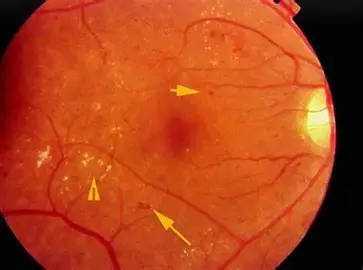
#> input picture images/tet.webp, 363 x 270 px
$ python -i data_preprocessing.py   (imports and definitions only)
#> lines starting #> are read from the running program, lines starting #| are printed output that depends on the picture; after the words box and inside, x2 and y2 are one past the last pixel; in counts of white or black regions, pixels touching at a corner belong together
import cv2
import numpy as np
import torch
from PIL import Image, ImageEnhance, ImageFilter
import matplotlib.pyplot as plt

class RetinalImagePreprocessor:
    """
    Advanced preprocessing for retinal images based on medical image analysis best practices
    Implements techniques from research papers achieving high accuracy in DR classification
    """

    def __init__(self, image_size=224):
        self.image_size = image_size

    def remove_black_background(self, image):
        """Remove black background and crop to retina region"""
        # Convert PIL to numpy if needed
        if isinstance(image, Image.Image):
            img_array = np.array(image)
        else:
            img_array = image

        # Create mask for non-black pixels
        mask = np.any(img_array > 30, axis=2) if len(img_array.shape) == 3 else img_array > 30
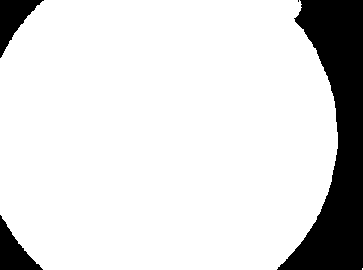
#> mask: shape (270, 363) bool; 85.7% white; 4 black regions (1 under 20 px), largest, box (x1, y1, x2, y2) and area: (277, 0, 363, 270) 11761, (0, 0, 44, 58) 1127, (0, 215, 43, 270) 1086

        # Find bounding box of non-black region
        coords = np.argwhere(mask)
#> coords = 84034 pairs, first value 0 to 269, second value 0 to 362
        if len(coords) == 0:
            return image  # Return original if no non-black pixels found

        y_min, x_min = coords.min(axis=0)
#> y_min = 0; x_min = 0
        y_max, x_max = coords.max(axis=0)
#> y_max = 269; x_max = 362

        # Add small padding
        padding = 10
        y_min = max(0, y_min - padding)
        x_min = max(0, x_min - padding)
        y_max = min(img_array.shape[0], y_max + padding)
#> y_max = 270
        x_max = min(img_array.shape[1], x_max + padding)
#> x_max = 363

        # Crop to bounding box
        cropped = img_array[y_min:y_max, x_min:x_max]

        return Image.fromarray(cropped) if isinstance(image, Image.Image) else cropped

    def ben_graham_preprocessing(self, image, sigma=30):
        """
        Ben Graham's preprocessing method for retinal images
        Subtracts local average color and clips intensities
        """
#> called with sigma = 30
        if isinstance(image, Image.Image):
            img_array = np.array(image).astype(np.float32)
        else:
            img_array = image.astype(np.float32)

        # Apply Gaussian blur to get local average
        blurred = cv2.GaussianBlur(img_array, (0, 0), sigma)
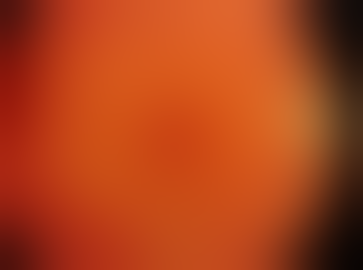
#> blurred: shape (270, 363, 3) float32; mean R, G, B 174.2, 66.8, 26.3

        # Subtract local average and add 50% gray
        processed = img_array - blurred + 128
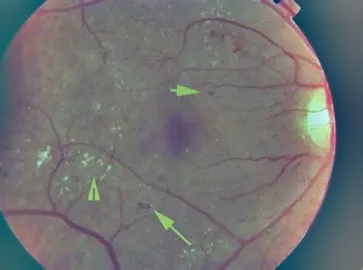
#> processed: shape (270, 363, 3) float32; mean R, G, B 127.8, 127.9, 128; drawn with min black and max white

        # Clip values to valid range
        processed = np.clip(processed, 0, 255)
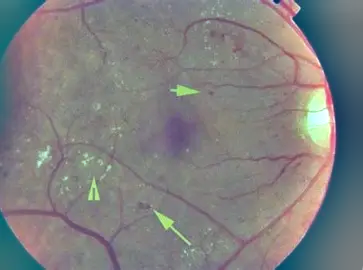
#> processed: shape (270, 363, 3) float32; mean R, G, B 127.8, 127.8, 128

        return Image.fromarray(processed.astype(np.uint8)) if isinstance(image, Image.Image) else processed.astype(np.uint8)
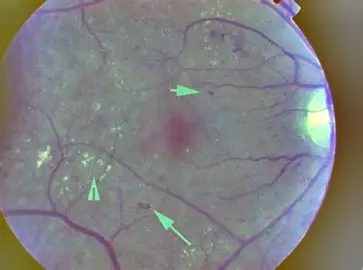
#> returned value: shape (270, 363, 3); mean of channels 0, 1, 2 127.3, 127.3, 127.5; drawn as B, G, R

    def clahe_enhancement(self, image, clip_limit=2.0, tile_grid_size=(8, 8)):
        """Apply Contrast Limited Adaptive Histogram Equalization"""
#> called with clip_limit = 2, tile_grid_size = (8, 8)
        if isinstance(image, Image.Image):
            img_array = np.array(image)
        else:
            img_array = image

        # Convert to LAB color space
        lab = cv2.cvtColor(img_array, cv2.COLOR_RGB2LAB)
#> lab: shape (270, 363, 3); mean of channels 0, 1, 2 136.2, 128.6, 128

        # Apply CLAHE to L channel
        clahe = cv2.createCLAHE(clipLimit=clip_limit, tileGridSize=tile_grid_size)
        lab[:, :, 0] = clahe.apply(lab[:, :, 0])
#> lab: shape (270, 363, 3); mean of channels 0, 1, 2 138.1, 128.6, 128

        # Convert back to RGB
        enhanced = cv2.cvtColor(lab, cv2.COLOR_LAB2RGB)
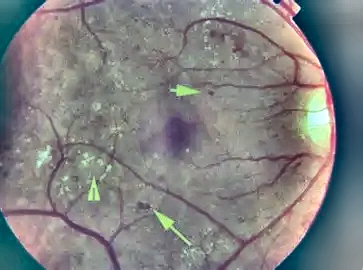
#> enhanced: shape (270, 363, 3); mean R, G, B 129.3, 129.7, 129.7

        return Image.fromarray(enhanced) if isinstance(image, Image.Image) else enhanced

    def normalize_illumination(self, image):
        """Normalize illumination using morphological operations"""
        if isinstance(image, Image.Image):
            img_array = np.array(image)
        else:
            img_array = image

        # Convert to grayscale for processing
        gray = cv2.cvtColor(img_array, cv2.COLOR_RGB2GRAY)

        # Create morphological kernel
        kernel = cv2.getStructuringElement(cv2.MORPH_ELLIPSE, (100, 100))

        # Apply morphological opening (erosion + dilation)
        background = cv2.morphologyEx(gray, cv2.MORPH_OPEN, kernel)

        # Normalize each channel
        normalized = np.zeros_like(img_array)
        for i in range(3):
            channel = img_array[:, :, i].astype(np.float32)
            # Avoid division by zero
            background_safe = np.where(background == 0, 1, background).astype(np.float32)
            normalized[:, :, i] = np.clip((channel / background_safe) * 128, 0, 255)

        return Image.fromarray(normalized.astype(np.uint8)) if isinstance(image, Image.Image) else normalized.astype(np.uint8)

    def preprocess_pipeline(self, image, apply_ben_graham=True, apply_clahe=True,
                          apply_illumination_norm=False):
        """Complete preprocessing pipeline"""

        # Step 1: Remove black background and crop
        processed = self.remove_black_background(image)

        # Step 2: Apply Ben Graham preprocessing if specified
        if apply_ben_graham:
            processed = self.ben_graham_preprocessing(processed)

        # Step 3: Apply CLAHE enhancement if specified
        if apply_clahe:
            processed = self.clahe_enhancement(processed)

        # Step 4: Apply illumination normalization if specified
        if apply_illumination_norm:
            processed = self.normalize_illumination(processed)

        # Step 5: Resize to target size
        if isinstance(processed, Image.Image):
            processed = processed.resize((self.image_size, self.image_size), Image.Resampling.LANCZOS)
        else:
            processed = cv2.resize(processed, (self.image_size, self.image_size))
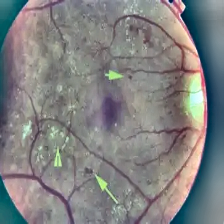
#> processed: shape (224, 224, 3); mean R, G, B 129.2, 129.6, 129.6
            processed = Image.fromarray(processed)

        return processed

>>> import cv2
>>> picture = cv2.cvtColor(cv2.imread('../../images/tet.webp'), cv2.COLOR_BGR2RGB)
>>> result = RetinalImagePreprocessor().preprocess_pipeline(picture)

$ run again, on images/no_dr.png
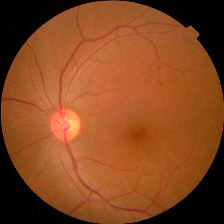
#> input picture images/no_dr.png, 224 x 224 px
#> in remove_black_background, `mask = np.any(img_array > 30, axis=2) if len(img_array.shape) == 3 els..`:
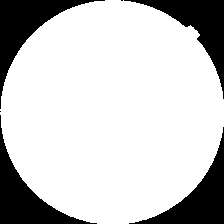
#> mask: shape (224, 224) bool; 78.9% white; 6 black regions (2 under 20 px), largest, box (x1, y1, x2, y2) and area: (0, 0, 105, 109) 2758, (0, 115, 97, 224) 2677, (129, 127, 224, 224) 2583, (124, 0, 224, 99) 2576
#> coords = 39579 pairs, first value 0 to 223, second value 0 to 223
#> y_min = 0
#> in remove_black_background, `y_max, x_max = coords.max(axis=0)`: y_max = 223
#> in remove_black_background, `y_max = min(img_array.shape[0], y_max + padding)`: y_max = 224
#> in clahe_enhancement, `enhanced = cv2.cvtColor(lab, cv2.COLOR_LAB2RGB)`:
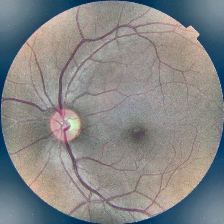
#> enhanced: shape (224, 224, 3); mean R, G, B 134.2, 134.6, 134.7

$ run again, on images/severe_Dr2.png
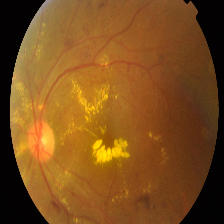
#> input picture images/severe_Dr2.png, 224 x 224 px
#> in remove_black_background, `mask = np.any(img_array > 30, axis=2) if len(img_array.shape) == 3 els..`:
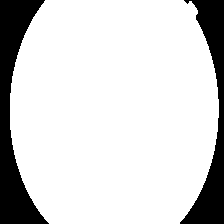
#> mask: shape (224, 224) bool; 83.3% white; 2 black regions, box (x1, y1, x2, y2) and area: (0, 0, 49, 224) 4734, (180, 0, 224, 224) 3655
#> coords = 41787 pairs, first value 0 to 223, second value 10 to 218
#> in remove_black_background, `y_min, x_min = coords.min(axis=0)`: y_min = 0; x_min = 10
#> in remove_black_background, `y_max, x_max = coords.max(axis=0)`: y_max = 223; x_max = 218
#> in remove_black_background, `x_min = max(0, x_min - padding)`: x_min = 0
#> in remove_black_background, `y_max = min(img_array.shape[0], y_max + padding)`: y_max = 224
#> in clahe_enhancement, `enhanced = cv2.cvtColor(lab, cv2.COLOR_LAB2RGB)`:
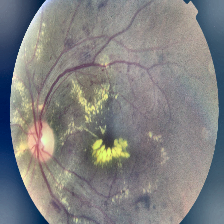
#> enhanced: shape (224, 224, 3); mean R, G, B 129.3, 129.4, 129.5

$ run again, on images/severe_dr.png
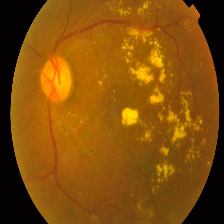
#> input picture images/severe_dr.png, 224 x 224 px
#> mask: shape (224, 224) bool; 83.4% white; 2 black regions, box (x1, y1, x2, y2) and area: (0, 0, 48, 224) 4874, (182, 0, 224, 224) 3464
#> coords = 41838 pairs, first value 0 to 223, second value 10 to 219
#> in remove_black_background, `y_min, x_min = coords.min(axis=0)`: y_min = 0; x_min = 10
#> in remove_black_background, `y_max, x_max = coords.max(axis=0)`: y_max = 223; x_max = 219
#> in remove_black_background, `x_min = max(0, x_min - padding)`: x_min = 0
#> in remove_black_background, `y_max = min(img_array.shape[0], y_max + padding)`: y_max = 224
#> in clahe_enhancement, `enhanced = cv2.cvtColor(lab, cv2.COLOR_LAB2RGB)`:
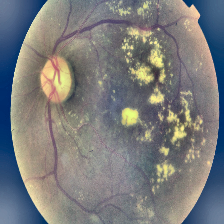
#> enhanced: shape (224, 224, 3); mean R, G, B 123.4, 124, 124
